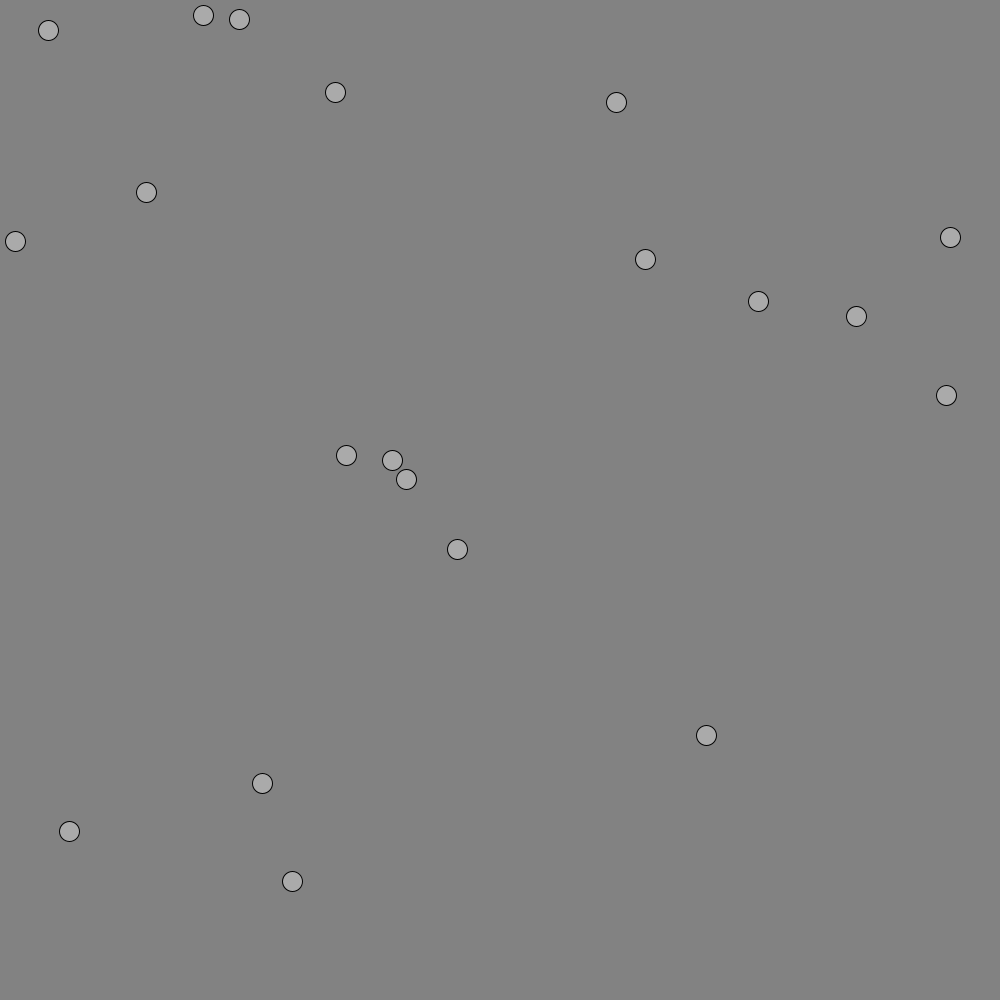
Frame 1 (no input)
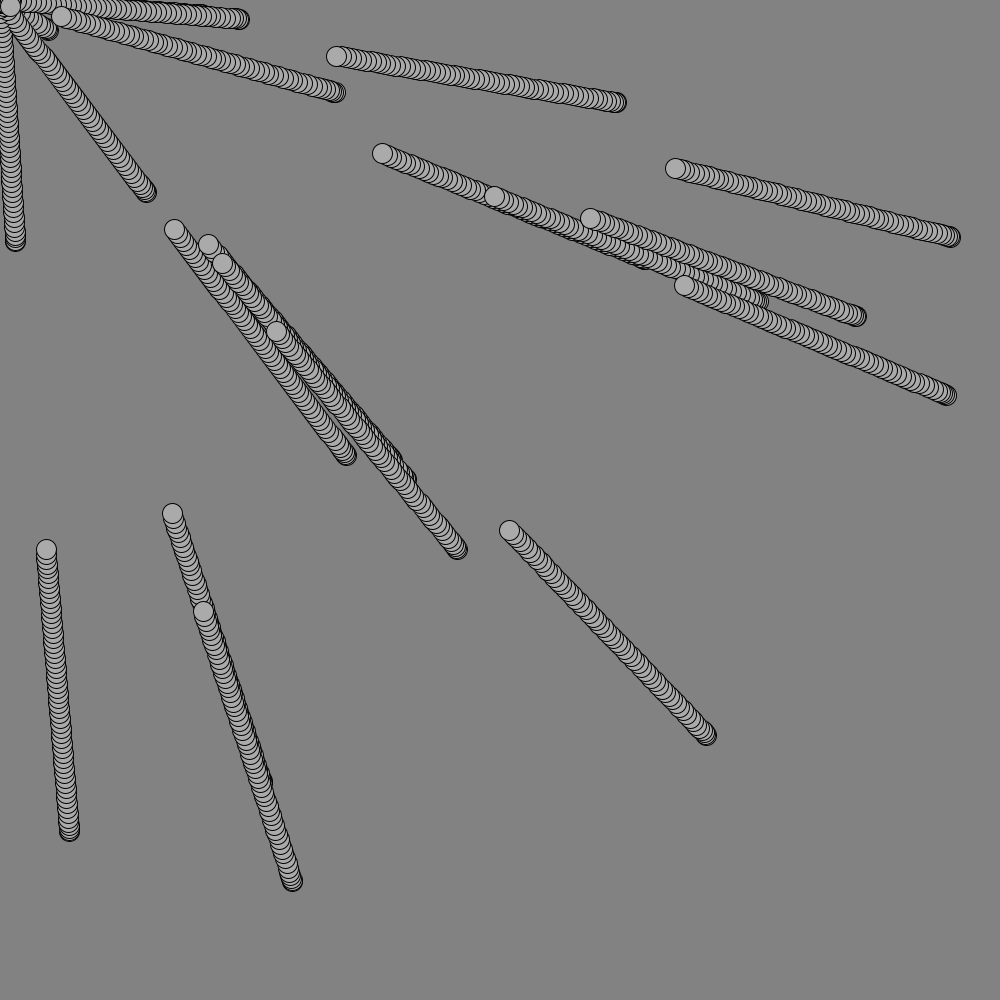
Frame 60 (the mouse pressed at the canvas centre just before this capture)
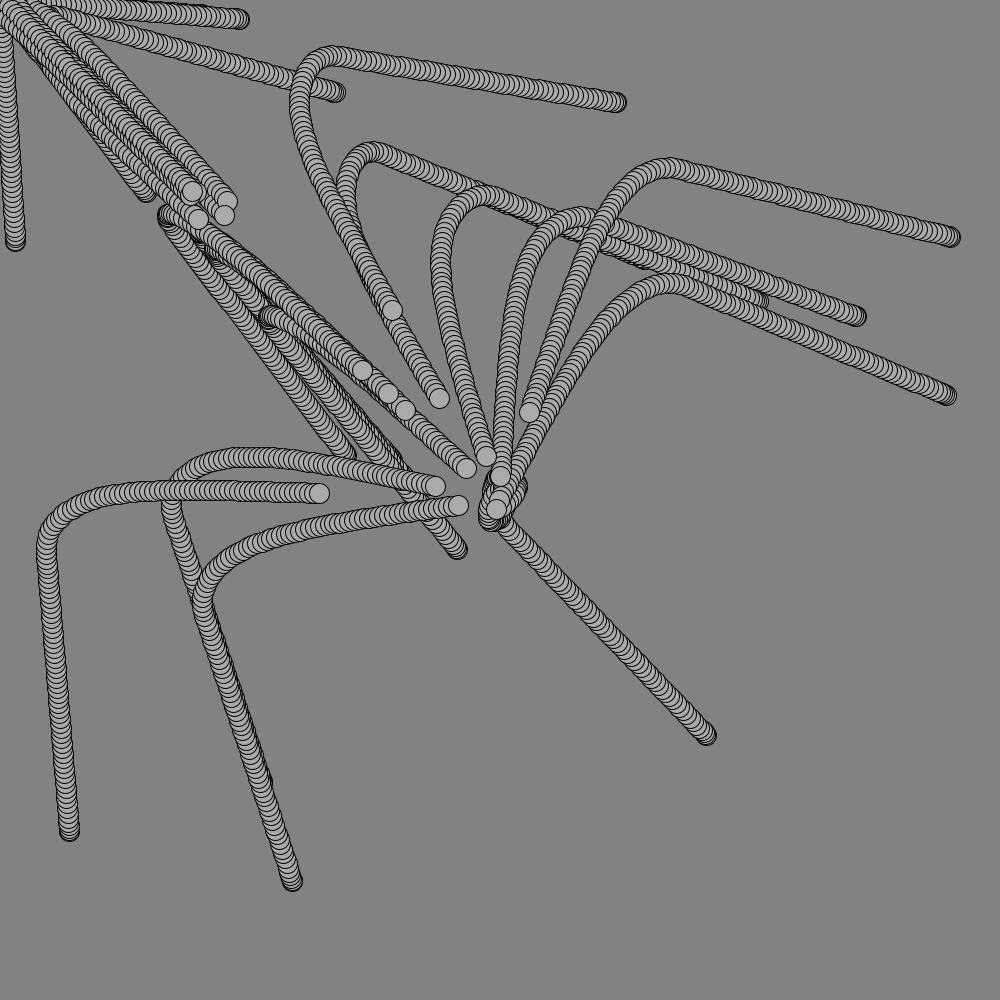
Frame 120 (the mouse held since frame 60 and released just before this capture)

The Processing sketch that drew these frames (run headless with seeded random() and noise(); from frame 60 on, the mouse is pressed at the canvas centre):

// Processing sketch: MouseFollower
// ── MouseFollower.pde


Mover[] moverArray ;
void setup(){

size(1000, 1000); 
background(130); 
moverArray = new Mover[20]; 
for (int i = 0; i < 20 ;  i ++ ) {moverArray[i] = new Mover();}
}


void draw(){
for (int i = 0; i < 20 ; i++) {
  moverArray[i]. update();
  moverArray[i]. display();
}

}
// ── Mover.pde
class Mover {
 PVector loc; 
 PVector velocity; 
 PVector acceleration; 
 PVector mouse; 
 PVector direction; 
 float topspeed;

Mover(){
loc = new PVector(random(width), random(height)); 
velocity = new PVector(0,0); 
acceleration = new PVector(0,0); 
topspeed = 5; 


}
void update(){
  mouse = new PVector(mouseX, mouseY); 
  direction =PVector.sub(mouse, loc); 
direction.normalize(); 
direction.mult(.7); 
acceleration = direction; 

velocity.add(acceleration); 
velocity.limit(topspeed); 
loc.add(velocity); 




}

void display(){
stroke(0); 
fill(170);
ellipse(loc.x, loc.y, 20, 20); 
}

}
